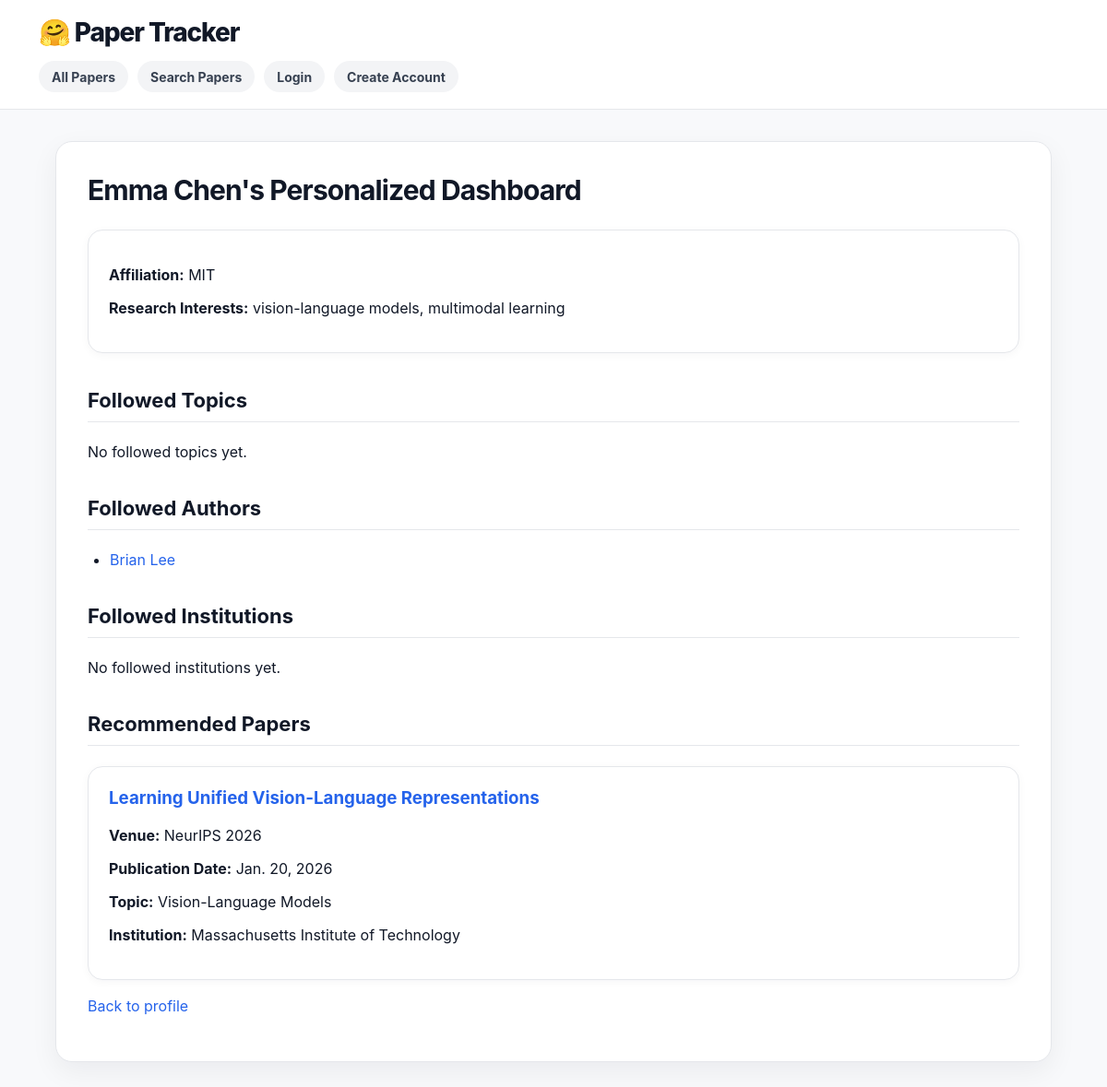
Page /paper_tracker/profile/3/dashboard/ on the committed database.
### paper_tracker/models.py (models this page shows, shortened)
class UserProfile(models.Model):
    user = models.OneToOneField(User, on_delete=models.CASCADE)
    display_name = models.CharField(max_length=100)
    email = models.EmailField()
    affiliation = models.CharField(max_length=200, blank=True)
    research_interests = models.TextField(blank=True)
    date_joined = models.DateField(auto_now_add=True)

class Author(models.Model):
    name = models.CharField(max_length=150)
    email = models.EmailField(blank=True)
    institution = models.ForeignKey(Institution, on_delete=models.SET_NULL, null=True, blank=True)
    research_area = models.CharField(max_length=200, blank=True)
    def get_papers(self):
        return self.paper_set.all()

class Paper(models.Model):
    title = models.CharField(max_length=300)
    authors = models.ManyToManyField(Author, blank=True)
    abstract = models.TextField()
    publication_date = models.DateField()
    conference_or_journal_name = models.CharField(max_length=200)
    paper_link = models.URLField()
    pdf_link = models.URLField(blank=True)
    topic = models.ForeignKey(Topic, on_delete=models.SET_NULL, null=True, blank=True)
    institution = models.ForeignKey(Institution, on_delete=models.SET_NULL, null=True, blank=True)
    influence_score = models.IntegerField(default=0)
    thumbnail_image = models.ImageField(upload_to='paper_thumbnails/', blank=True, null=True)

class Topic(models.Model):
    name = models.CharField(max_length=100)
    description = models.TextField(blank=True)
    category_type = models.CharField(max_length=100)

class Institution(models.Model):
    name = models.CharField(max_length=200)
    institution_type = models.CharField(max_length=100)
    country = models.CharField(max_length=100, blank=True)
    website = models.URLField(blank=True)

### paper_tracker/views.py (the view)
# urls.py: path("profile/<int:pk>/dashboard/", ShowDashboardView.as_view(), name="show_dashboard"),
class ShowDashboardView(DetailView):
    model = UserProfile
    template_name = "paper_tracker/show_dashboard.html"
    context_object_name = "profile"
    def get_context_data(self, **kwargs):
        context = super().get_context_data(**kwargs)
        profile = self.get_object()
        follows = Follow.objects.filter(user_profile=profile)
        followed_topics = []
        followed_authors = []
        followed_institutions = []
        recommended_papers = []
        for follow in follows:
            if follow.follow_type == "topic" and follow.topic:
                followed_topics.append(follow.topic)
                topic_papers = Paper.objects.filter(topic=follow.topic)
                for paper in topic_papers:
                    if paper not in recommended_papers:
                        recommended_papers.append(paper)
            elif follow.follow_type == "author" and follow.author:
                followed_authors.append(follow.author)
                author_papers = follow.author.get_papers()
                for paper in author_papers:
                    if paper not in recommended_papers:
                        recommended_papers.append(paper)
            elif follow.follow_type == "institution" and follow.institution:
                followed_institutions.append(follow.institution)
                institution_papers = Paper.objects.filter(institution=follow.institution)
                for paper in institution_papers:
                    if paper not in recommended_papers:
                        recommended_papers.append(paper)
        context["follows"] = follows
        context["followed_topics"] = followed_topics
        context["followed_authors"] = followed_authors
        context["followed_institutions"] = followed_institutions
        context["recommended_papers"] = recommended_papers
        return context

### paper_tracker/templates/paper_tracker/show_dashboard.html (shortened to what this page needs)
{% extends 'paper_tracker/base.html' %}
{% block content %}
<h2>{{ profile.display_name }}'s Personalized Dashboard</h2>
<div class="card">
    <p><strong>Affiliation:</strong> {{ profile.affiliation }}</p>
    <p><strong>Research Interests:</strong> {{ profile.research_interests }}</p>
</div>
<h3 class="section-title">Followed Topics</h3>
{% if followed_topics %}
    <ul>
        {% for topic in followed_topics %}
            <li>
                <a href="{% url 'paper_tracker:show_topic' topic.pk %}">
                    {{ topic.name }}
                </a>
            </li>
        {% endfor %}
    </ul>
{% else %}
    <p>No followed topics yet.</p>
{% endif %}
<h3 class="section-title">Followed Authors</h3>
{% if followed_authors %}
    <ul>
        {% for author in followed_authors %}
            <li>
                <a href="{% url 'paper_tracker:show_author' author.pk %}">
                    {{ author.name }}
                </a>
            </li>
        {% endfor %}
    </ul>
{% else %}
    <p>No followed authors yet.</p>
{% endif %}
<h3 class="section-title">Followed Institutions</h3>
{% if followed_institutions %}
    <ul>
        {% for institution in followed_institutions %}
            <li>
                <a href="{% url 'paper_tracker:show_institution' institution.pk %}">
                    {{ institution.name }}
                </a>
            </li>
        {% endfor %}
    </ul>
{% else %}
    <p>No followed institutions yet.</p>
{% endif %}
<h3 class="section-title">Recommended Papers</h3>
{% if recommended_papers %}
    {% for paper in recommended_papers %}
        <div class="card paper-card">
            <h3>
                <a href="{% url 'paper_tracker:show_paper' paper.pk %}">
                    {{ paper.title }}
                </a>
            </h3>
            <p><strong>Venue:</strong> {{ paper.conference_or_journal_name }}</p>
            <p><strong>Publication Date:</strong> {{ paper.publication_date }}</p>
            {% if paper.topic %}
                <p><strong>Topic:</strong> {{ paper.topic.name }}</p>
            {% endif %}
            {% if paper.institution %}
                <p><strong>Institution:</strong> {{ paper.institution.name }}</p>
            {% endif %}
        </div>
    {% endfor %}
{% else %}
    <p>No recommended papers yet. Follow topics, authors, or institutions to get recommendations.</p>
{% endif %}
<p>
    <a href="{% url 'paper_tracker:show_profile' profile.pk %}">Back to profile</a>
</p>
{% endblock %}

### paper_tracker/static/paper_tracker/styles.css (style rules this page uses)
* { box-sizing: border-box; }
body { margin: 0; font-family: Inter, Arial, Helvetica, sans-serif; background: #f8f9fb; color: #111827; }
a { color: #2563eb; text-decoration: none; }
h1, h2, h3 { color: #111827; }
h2 { margin-top: 0; font-size: 30px; letter-spacing: -0.03em; }
h3 { margin-top: 0; }
.section-title { margin-top: 38px; padding-bottom: 10px; border-bottom: 1px solid #e5e7eb; font-size: 22px; }
.card { background: #ffffff; border: 1px solid #e5e7eb; border-radius: 16px; padding: 22px; margin-bottom: 18px; box-shadow: 0 2px 10px rgba(17, 24, 39, 0.04); }
.paper-card { transition: transform 0.16s ease, box-shadow 0.16s ease, border-color 0.16s ease; }
ul { padding-left: 24px; }
li { margin-bottom: 8px; }

### rows in the picture
UserProfile: display_name "Emma Chen", affiliation "MIT", research_interests "vision-language models, multimodal learning"
Author: name "Brian Lee"
Paper: title "Learning Unified Vision-Language Representations", conference_or_journal_name "NeurIPS 2026", publication_date "Jan. 20, 2026", topic.name "Vision-Language Models", institution.name "Massachusetts Institute of Technology"
